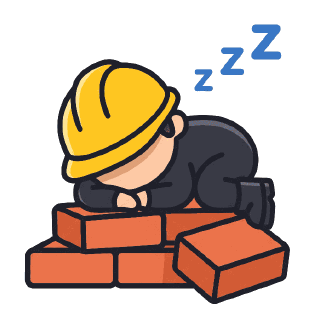
#> input picture mascot/builder.png, 314 x 328 px
$ python build-guidelines.py
#> lines starting #> are read from the running program, lines starting #| are printed output that depends on the picture; pictures that were not available may be replaced by others from this repository, and a replacement may not be noted
"""Builds the Nobody Builds brand guidelines: 17 pages at 1440 × 1000 and one PDF, modelled on the Space Works
brand guidelines v1. Run after scripts/build-assets.py (it reads logo/, mascot/ and icons/).

    python scripts/build-guidelines.py

brand/guidelines/png/01.png … 17.png
brand/nobody-builds-brand-guidelines-v1.pdf
"""
import io
from pathlib import Path

from fontTools.ttLib import TTFont
from PIL import Image, ImageChops, ImageDraw, ImageFilter, ImageFont

ROOT = Path(__file__).resolve().parent.parent
OUT = ROOT / "brand" / "guidelines" / "png"
W, H, M = 1440, 1000, 64

NIGHT, BLUEPRINT, HARD_HAT = "#172033", "#2457A6", "#FDC521"
SKY, BUTTER, BRICK, PAPER = "#CFE0F7", "#FFE8A3", "#EA724A", "#F5F7FB"
GREEN, MUTED, LINE, WHITE = "#A6D98F", "#4F5A70", "#D3DAE6", "#FFFFFF"
SEVEN = [("Night Shift", NIGHT, "Text · structure · depth"), ("Blueprint", BLUEPRINT, "Primary brand · actions"),
         ("Hard Hat", HARD_HAT, "Energy · one bold moment"), ("Sky", SKY, "Fresh fields · information"),
         ("Butter", BUTTER, "Small highlights · ink text"), ("Brick", BRICK, "Warm accent · warnings"),
         ("Paper", PAPER, "Canvas · breathing room")]

_fonts = {}


# [12 lines left out: function font, not called in this run]


def reg(s): return font("Gilroy-Regular.woff", s)
def med(s): return font("Gilroy-Medium.woff", s)
def semi(s): return font("Gilroy-SemiBold.woff", s)
def bold(s): return font("Gilroy-Bold.woff", s)
def accent(s): return font("Unbounded-Variable.woff2", s, 600)


def rgb(h):
    return tuple(int(h[i:i + 2], 16) for i in (1, 3, 5))


def load(rel):
#> called with rel = 'mascot/builder.png'
    return Image.open(ROOT / rel).convert("RGBA")
#> returned value is the input picture: PIL image 314x328 RGBA; mean R, G, B, A 63.1, 43.7, 29.4, 111.6


def fit(img, h=None, w=None):
    s = h / img.height if h else w / img.width
    return img.resize((round(img.width * s), round(img.height * s)), Image.LANCZOS)


# [4 lines left out: function lum, not called in this run]


def ratio(a, b):
    la, lb = lum(a), lum(b)
    return (max(la, lb) + 0.05) / (min(la, lb) + 0.05)


builder = load("mascot/builder.png")
builder_dark = load("mascot/dark/builder.png")
#> call 2 of load, with rel = 'mascot/dark/builder.png'
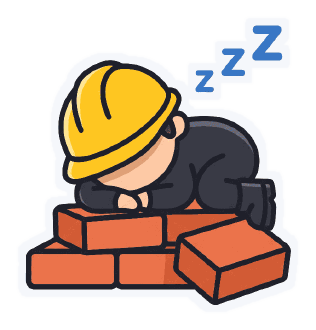
#> input picture mascot/dark/builder.png, 316 x 330 px
#> in load, returned value is the input picture: PIL image 316x330 RGBA; mean R, G, B, A 94.5, 75.5, 61.9, 137.3
symbol = load("logo/symbol.png")
#> call 3 of load, with rel = 'logo/symbol.png'
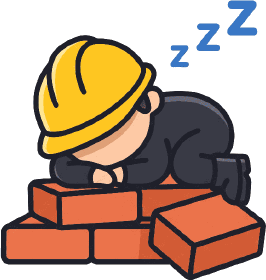
#> input picture brand/source/builder-cutout.png, 266 x 280 px, given in place of symbol.png, which was not available
#> in load, returned value is the input picture: PIL image 266x280 RGBA; mean R, G, B, A 87.3, 60.4, 40.7, 154.4
stacked, stacked_rev = load("logo/lockup-stacked.png"), load("logo/lockup-stacked-reversed.png")
#> call 4 of load, with rel = 'logo/lockup-stacked.png'
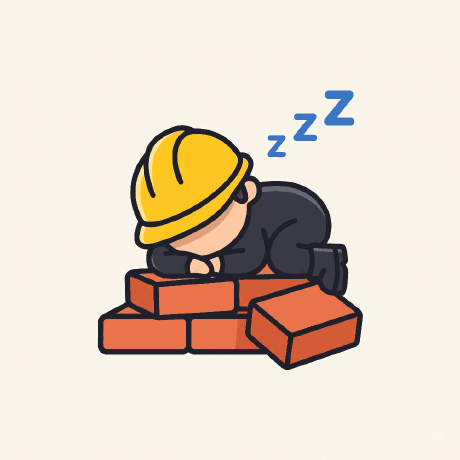
#> input picture mascot/original/builder.png, 460 x 460 px, given in place of lockup-stacked.png, which was not available
#> (the run stopped early here; a loop or call above may not have finished)
